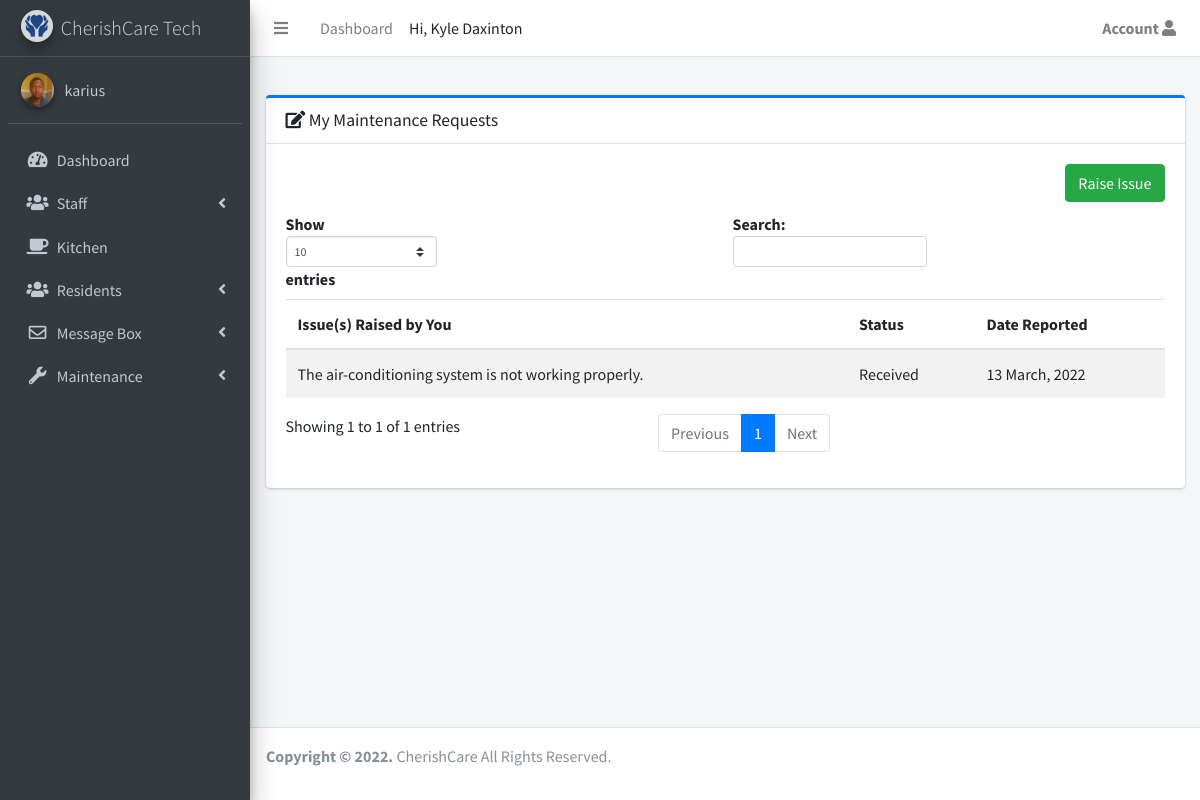
The page /admin/maintenance (signed in) on the database its author committed.
### app/models.py (models this page shows, shortened)
class User(UserMixin, db.Model):
    __tablename__ = 'User'
    __table_args__ = {
        'extend_existing': True
    }
    id = db.Column(db.Integer, primary_key=True)
    name = db.Column(db.String(64))
    username = db.Column(db.String(64), unique=True, index=True)
    role_id = db.Column(db.Integer, db.ForeignKey('roles.id'))
    email = db.Column(db.String(64), unique=True, index=True)
    password_hash = db.Column(db.String(128))
    repairs_reported = db.relationship('Maintenance', backref='reporter', foreign_keys='Maintenance.reported_by')
    timeline_entry = db.relationship('Timeline', backref='user_entry', foreign_keys='Timeline.user_entry_id')
    confirmed = db.Column(db.Boolean, default=True)
    active = db.Column(db.Boolean, default=True)
    created_at = db.Column(db.DateTime, server_default=db.func.now())
    last_seen = db.Column(db.DateTime, server_default=db.func.now())
    profile_photo = db.Column(db.String(64), default='avatar.png')
    @property
    def password(self):
        raise AttributeError('Password is not readable')
    def can(self, perm):
        return self.role is not None and self.role.has_permission(perm)
    def is_administrator(self):
        return self.can(Permission.ADMIN)

class Maintenance(db.Model):
    __tablename__ = 'maintenance'
    __table_args__ = {
        'extend_existing': True
    }
    id = db.Column(db.Integer, primary_key=True)
    issue = db.Column(db.String(100))
    location = db.Column(db.String(100))
    reported_by = db.Column(db.ForeignKey('User.id'))
    status = db.Column(db.String(100))
    report_date = db.Column(db.DateTime, server_default=db.func.now())

### app/admin/routes.py (the view, shortened to what this page needs)
@admin.route('/maintenance', methods=['GET', 'POST'])
@login_required
def maintenance():
    title = "Maintenance"
    requests = Maintenance.query.filter(Maintenance.reported_by==current_user.id).order_by(Maintenance.report_date)
    return render_template('admin/pages/maintenance/request.html', user=current_user, requests=requests, title=title)

### app/auth/routes.py (called while the page is built)
@auth.before_app_request
def before_request():
    if current_user.is_authenticated \
            and not current_user.confirmed \
            and request.endpoint \
            and request.blueprint != 'auth' \
            and request.blueprint != 'main' \
            and request.endpoint != 'static':
        return redirect(url_for('auth.unconfirmed'))

### app/models.py (called while the page is built)
@login_manager.user_loader
def load_user(user_id):
    return User.query.get(int(user_id))

    def has_permission(self, perm):
        return self.permissions & perm == perm

### app/templates/admin/pages/maintenance/request.html (shortened to what this page needs)
{% extends 'admin_base.html'%}
{% import "macros.html" as macros %}
{%block css %}
<link rel="stylesheet" href="{{url_for('static' , filename='dist/css/adminlte.min.css')}}">
<link rel="stylesheet" href="{{url_for('static', filename='plugins/select2/css/select2.min.css')}}">
<link rel="stylesheet"
    href="{{url_for('static', filename='plugins/select2-bootstrap4-theme/select2-bootstrap4.min.css')}}">
{%endblock%}
{%block main_content %}
<section class="content">
    <div class="card card-primary card-outline">
        <div class="card-header">
            <h3 class="card-title">
                <i class="fas fa-edit"></i>
                My Maintenance Requests
            </h3>
        </div>
        <div class="card-body">
                <div class="tab-content" id="custom-content-above-tabContent">
                    <div class="tab-pane fade show active" id="custom-content-above-home" role="tabpanel"
                        aria-labelledby="custom-content-above-home-tab">
                        <button type="button" class="btn btn-success float-right" data-toggle="modal"
                            data-target="#request-repair">Raise Issue</button>
                        <br>
                        <br>
                        {%if requests.count()==0 %}
                        <h1 class="row justify-content-center">You haven't made any maintenance request</h1>
                        {%else%}
                        <div class="table-responsive">
                            <table id="table1"
                            class="table table-hover table-striped">
                                <thead>
                                    <th>Issue(s) Raised by You</th>
                                    <th>Status</th>
                                    <th>Date Reported</th>
                                </thead>
                                <tbody>
                                    {% for request in requests%}
                                    <tr>
                                        <td class="mailbox-name">{{request.issue}}
                                        </td>
                                        <td class="mailbox-name">{{request.status}}
                                        </td>
                                        <td class="mailbox-name">{{request.report_date.strftime("%d %B, %Y")}}
                                        </td>
                                    </tr>
                                    {%endfor%}
                                </tbody>
                            </table>
                        </div>
                        {%endif%}
                    </div>
                </div>
            </div>
</section>
{%endblock%}

### app/templates/admin_base.html (shortened to what this page needs)
<!DOCTYPE html>
<html>
<head>
  <link rel="stylesheet" href="{{url_for('static' , filename='plugins/fontawesome-free-5/css/all.css')}}">
  <link rel="stylesheet"
    href="{{url_for('static', filename='plugins/tempusdominus-bootstrap-4/css/tempusdominus-bootstrap-4.min.css')}}">
  <link rel="stylesheet"
    href="{{url_for('static', filename='plugins/overlayScrollbars/css/OverlayScrollbars.min.css')}}">
  <link rel="stylesheet"
    href="{{url_for('static', filename='plugins/datatables-responsive/css/responsive.bootstrap4.min.css')}}">
  <link rel="stylesheet" href="{{url_for('static', filename='plugins/daterangepicker/daterangepicker.css')}}">
  <link rel="stylesheet" href="{{url_for('static' , filename='dist/css/preloader.css')}}">
  {%block css %}{%endblock%}
</head>
<body class="hold-transition sidebar-mini">
  <div class="wrapper">
    <nav class="main-header navbar navbar-expand navbar-white navbar-light">
      <ul class="navbar-nav">
        <li class="nav-item">
          <a class="nav-link" data-widget="pushmenu" href="#" role="button"><i class="fas fa-bars"></i></a>
        </li>
        {%if user.is_administrator()%}
        <li class="nav-item d-none d-sm-inline-block">
          <a href="{{url_for('admin.index')}}" class="nav-link">Dashboard</a>
        </li>
        {%endif%}
      </ul>
      <span> Hi, {{user.name}}
      </span>
      <ul class="navbar-nav ml-auto">
        <li class="nav-item dropdown">
          <a class="nav-link" data-toggle="dropdown" href="#">
            <b>Account</b> <i class="fas fa-user"></i>
          </a>
        </li>
      </ul>
    </nav>
    <aside class="main-sidebar sidebar-dark-primary elevation-4">
      <a href="#" class="brand-link">
        <img src="{{url_for('static', filename='assets/img/favicon.png')}}" alt="CherishCare Logo"
          class="brand-image img-circle elevation-3" style="opacity: .8">
        <span class="brand-text font-weight-light">CherishCare Tech</span>
      </a>
      <div class="sidebar">
        <div class="user-panel mt-3 pb-3 mb-3 d-flex">
          <div class="image">
            <a href="#">
              <img src="{{url_for('static', filename='uploads/')}}{{user.profile_photo}}"
                onclick="document.getElementById('photo').click()" class="img-circle elevation-2" alt="User Image">
            </a>
          </div>
          <div class="info">
            <a href="#" class="d-block">{{user.username}}</a>
          </div>
        </div>
        <nav class="mt-2">
          <ul class="nav nav-pills nav-sidebar flex-column" data-widget="treeview" role="menu" data-accordion="false">
            {%if user.is_administrator()%}
            <li class="nav-item">
              <a href="{{url_for('admin.index')}}" class="nav-link">
                <i class="nav-icon fas fa-tachometer-alt"></i>
                <p>Dashboard</p>
              </a>
            </li>
            <li class="nav-item has-treeview">
              <a href="#" class="nav-link">
                <i class="nav-icon fas fa-users"></i>
                <p>
                  Staff
                  <i class="fas fa-angle-left right"></i>
                </p>
              </a>
            </li>
            {%endif%}
            {%if user.is_administrator() or user.role.name=="Kitchen Staff"%}
            <li class="nav-item">
              <a href="{{url_for('admin.kitchen')}}" class="nav-link">
                <i class="nav-icon fas fa-coffee"></i>
                <p>Kitchen</p>
              </a>
            </li>
            {%endif%}
            {%if user.is_administrator() or user.role.name=="Senior Carer"%}
            <li class="nav-item has-treeview">
              <a href="#" class="nav-link">
                <i class="nav-icon fas fa-users"></i>
                <p>
                  Residents
                  <i class="fas fa-angle-left right"></i>
                </p>
              </a>
            </li>
            {%endif%}
            <li class="nav-item has-treeview">
              <a href="#" class="nav-link">
                <i class="nav-icon far fa-envelope"></i>
                <p>
                  Message Box
                  <i class="fas fa-angle-left right"></i>
                </p>
              </a>
            </li>
            {%if user.is_administrator() or user.role.name=="Maintenance Staff"%}
            <li class="nav-item has-treeview">
              <a href="#" class="nav-link">
                <i class="nav-icon fas fa-wrench"></i>
                <p>
                  Maintenance
                  <i class="fas fa-angle-left right"></i>
                </p>
              </a>
            </li>
            {%endif%}
          </ul>
        </nav>
      </div>
    </aside>
    <div class="content-wrapper">
      <section class="content-header">
      </section>
      <section class="content">
        <div class="container-fluid">
          {%block main_content %} {%endblock%}
        </div>
      </section>
    </div>
    <footer class="main-footer no-print">
      <p>
        <strong>Copyright &copy
          <script> document.write(new Date().getFullYear())</script>.
        </strong>
        CherishCare All Rights Reserved.
      </p>
    </footer>
</body>
</html>

### rows shown on the page
User: name "Kyle Daxinton", profile_photo (picture), username "karius"
Maintenance: issue "The air-conditioning system is not working properly.", status "Received", report_date "13 March, 2022"
